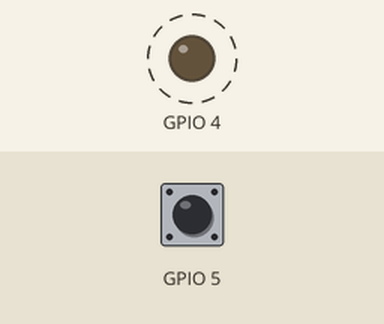
Simulated run of this sketch. Board: ESP32. Shown: output pins drawn as LEDs (lit = HIGH). Dashed ring = blinking. The test bench sets the inputs (shaded band); at power-on: GPIO 5 HIGH. WiFi joins after 1.5 s; servers stay silent unless stated; what the sketch prints to the serial monitor is not drawn.

Above: at 1.2 s.
1.3 s: GPIO 5 pulled LOW for 3.2 s
Timing chart, 0 to 12.0 s (numbered marks = the images above; inputs shaded):
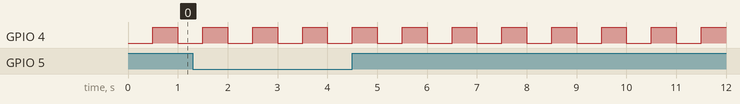

The sketch:

l40_wifimanager.ino
```cpp
// Button GPIO5 -> GND. Hold for 2 s to open a 120 s setup window.
// LED GPIO4 through a resistor; standalone example, no ESPUI server.
#include <WiFi.h>
#include <WiFiManager.h>
WiFiManager wm; // must outlive setup() in nonblocking mode
uint32_t portalStarted = 0;
bool buttonHeld = false, handled = false;
uint32_t pressedAt = 0;

void openPortal() {
  wm.startConfigPortal("S3-Setup", "setup-40-demo");
  portalStarted = millis();
  Serial.println("Setup window requested; see AP address below");
  Serial.println(WiFi.softAPIP());
}
void setup() {
  Serial.begin(115200);
  pinMode(4, OUTPUT); digitalWrite(4, LOW);
  pinMode(5, INPUT_PULLUP);
  WiFi.mode(WIFI_STA);
  wm.setDebugOutput(false); // do not print network secrets
  wm.setConfigPortalBlocking(false);
  wm.setConnectTimeout(10);
  WiFi.begin(); // try credentials already stored on the board
  Serial.println("Hold GPIO5 button for 2 s to configure Wi-Fi");
}
void loop() {
  wm.process();
  uint32_t now = millis();
  if (wm.getConfigPortalActive() && now - portalStarted >= 120000) {
    wm.stopConfigPortal();
    Serial.println("Setup window closed");
  }
  if (digitalRead(5) == LOW) {
    if (!buttonHeld) {
      buttonHeld = true; handled = false; pressedAt = now;
    }
    if (!handled && now - pressedAt >= 2000) {
      handled = true;
      if (!wm.getConfigPortalActive()) openPortal();
    }
  } else {
    buttonHeld = false; handled = false;
  }
  static uint32_t last = 0;
  static bool led = false;
  if (now - last >= 500) {
    last = now; led = !led; digitalWrite(4, led);
  }
  static bool reported = false;
  if (WiFi.status() == WL_CONNECTED && !reported) {
    Serial.print("Connected: "); Serial.println(WiFi.localIP());
    reported = true;
  }
  if (WiFi.status() != WL_CONNECTED) reported = false;
  delay(1);
}
```

Measured:
- by itself, GPIO 4: alternates HIGH for 0.50 s and LOW for 0.50 s
